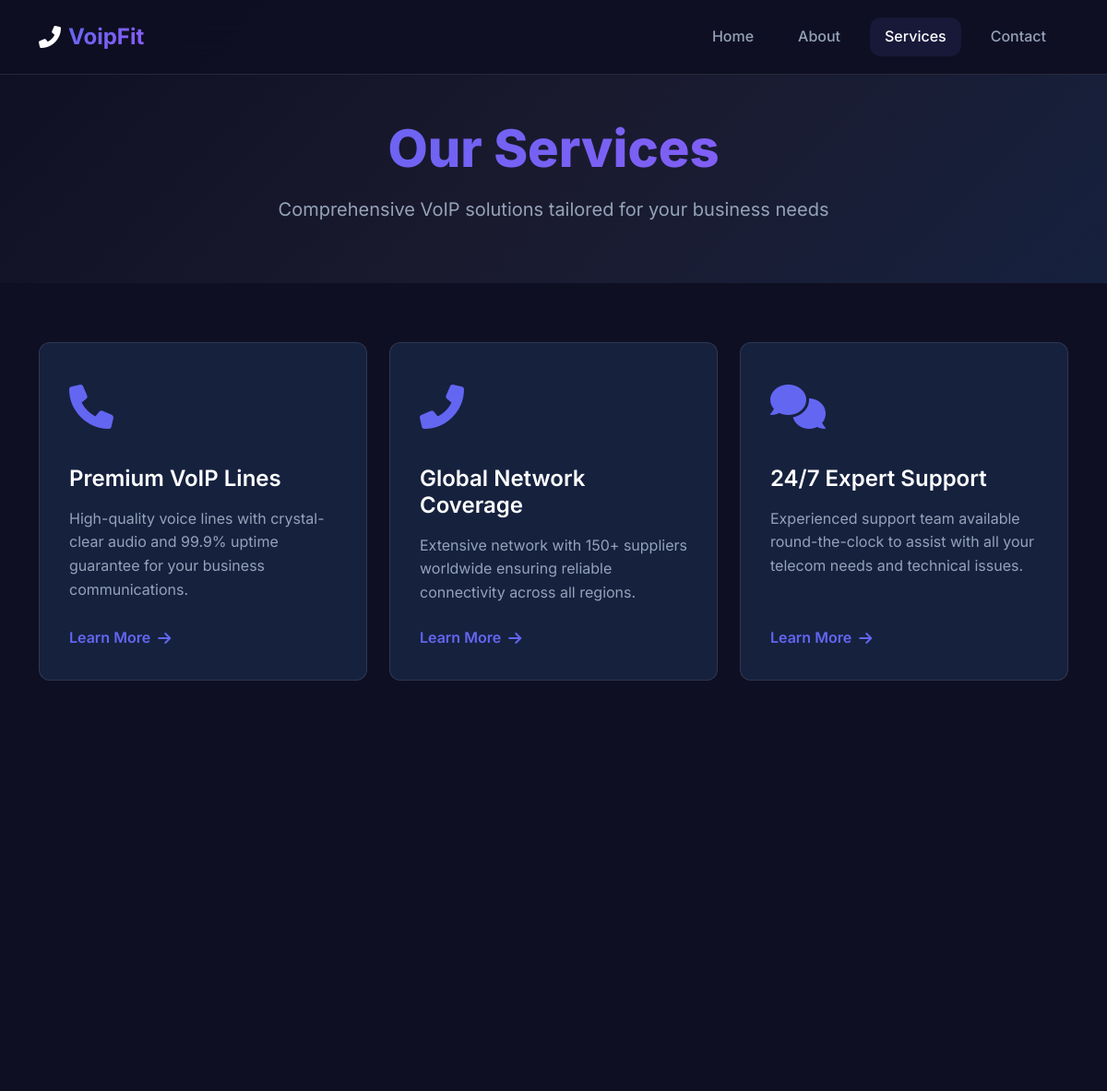
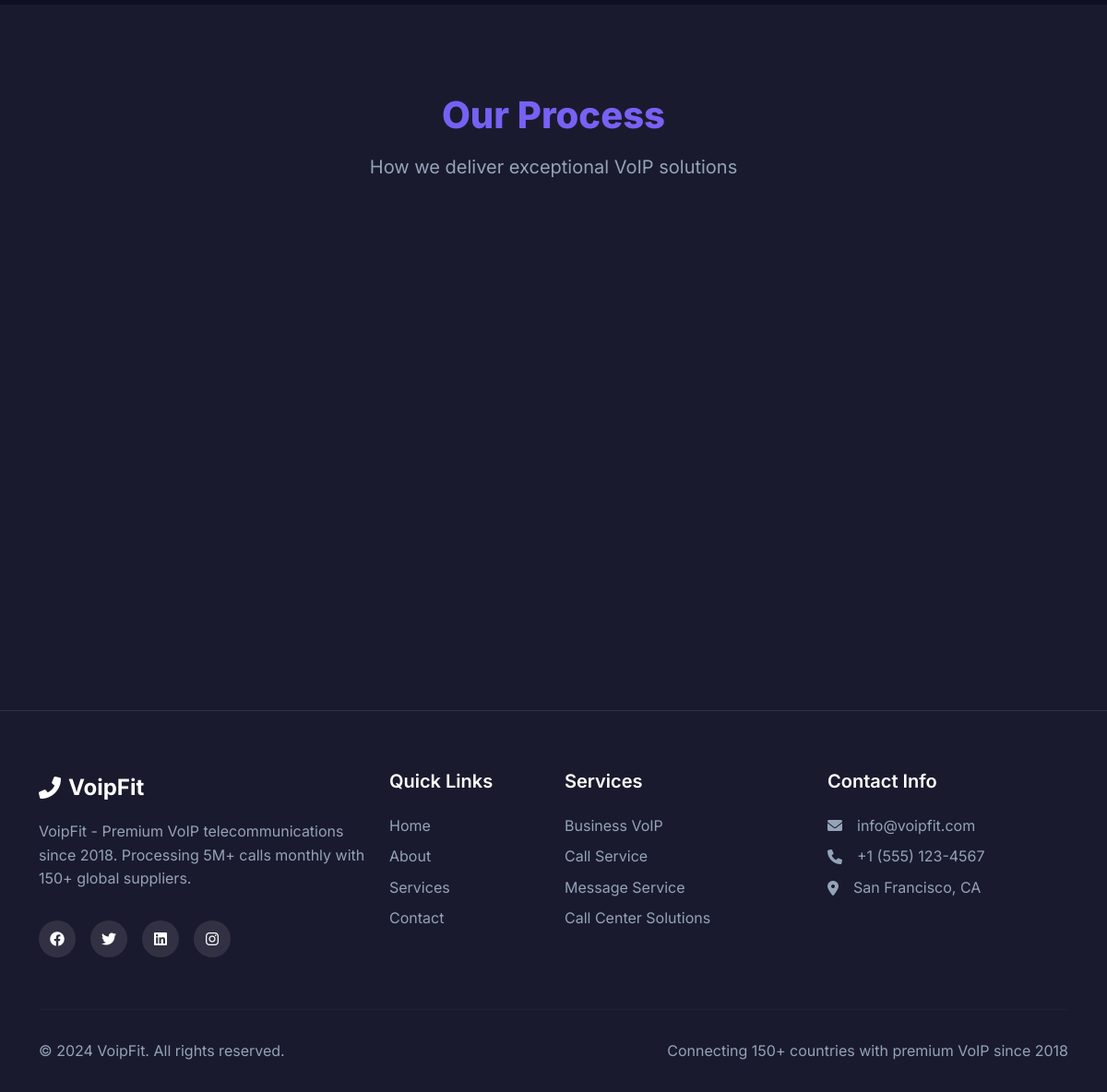
/services, run on the app's committed database (2 pictures, top to bottom).
### models.py (models this page shows)
class Content(db.Model):
    id = db.Column(db.Integer, primary_key=True)
    section = db.Column(db.String(50), nullable=False)
    key = db.Column(db.String(100), nullable=False)
    value = db.Column(db.Text, nullable=False)
    content_type = db.Column(db.String(20), default='text')  # text, html, image_url
    updated_at = db.Column(db.DateTime, default=datetime.utcnow, onupdate=datetime.utcnow)
    __table_args__ = (db.UniqueConstraint('section', 'key', name='_section_key_uc'),)

### routes.py (the view)
@main_bp.route('/services')
def services():
    content = {
        'title': get_content('services', 'title'),
        'description': get_content('services', 'description'),
        'service1_title': get_content('services', 'service1_title'),
        'service1_desc': get_content('services', 'service1_desc'),
        'service2_title': get_content('services', 'service2_title'),
        'service2_desc': get_content('services', 'service2_desc'),
        'service3_title': get_content('services', 'service3_title'),
        'service3_desc': get_content('services', 'service3_desc'),
        'service4_title': get_content('services', 'service4_title'),
        'service4_desc': get_content('services', 'service4_desc'),
        'service5_title': get_content('services', 'service5_title'),
        'service5_desc': get_content('services', 'service5_desc'),
        'service6_title': get_content('services', 'service6_title'),
        'service6_desc': get_content('services', 'service6_desc')
    }
    return render_template('services.html', content=content)

### models.py (called while the page is built)
def get_content(section, key, default=''):
    content = Content.query.filter_by(section=section, key=key).first()
    return content.value if content else default

### templates/services.html (shortened to what this page needs)
{% extends "base.html" %}
{% block content %}
<section class="page-hero">
    <div class="container">
        <div class="row">
            <div class="col-lg-8 mx-auto text-center">
                <h1 class="page-title">{{ content.title }}</h1>
                <p class="page-subtitle">{{ content.description }}</p>
            </div>
        </div>
    </div>
</section>
<section class="services-content">
    <div class="container">
        <div class="row">
            <div class="col-lg-4 col-md-6 mb-4">
                <div class="service-card">
                    <div class="service-icon">
                        <i class="fas fa-phone"></i>
                    </div>
                    <div class="service-content">
                        <h4>{{ content.service1_title }}</h4>
                        <p>{{ content.service1_desc }}</p>
                        <a href="{{ url_for('main.contact') }}" class="service-link">
                            Learn More <i class="fas fa-arrow-right"></i>
                        </a>
                    </div>
                </div>
            </div>
            <div class="col-lg-4 col-md-6 mb-4">
                <div class="service-card">
                    <div class="service-icon">
                        <i class="fas fa-phone-alt"></i>
                    </div>
                    <div class="service-content">
                        <h4>{{ content.service2_title }}</h4>
                        <p>{{ content.service2_desc }}</p>
                        <a href="{{ url_for('main.contact') }}" class="service-link">
                            Learn More <i class="fas fa-arrow-right"></i>
                        </a>
                    </div>
                </div>
            </div>
            <div class="col-lg-4 col-md-6 mb-4">
                <div class="service-card">
                    <div class="service-icon">
                        <i class="fas fa-comments"></i>
                    </div>
                    <div class="service-content">
                        <h4>{{ content.service3_title }}</h4>
                        <p>{{ content.service3_desc }}</p>
                        <a href="{{ url_for('main.contact') }}" class="service-link">
                            Learn More <i class="fas fa-arrow-right"></i>
                        </a>
                    </div>
                </div>
            </div>
            <div class="col-lg-4 col-md-6 mb-4">
            </div>
            <div class="col-lg-4 col-md-6 mb-4">
            </div>
            <div class="col-lg-4 col-md-6 mb-4">
            </div>
        </div>
    </div>
</section>
<section class="process-section">
    <div class="container">
        <div class="row">
            <div class="col-lg-12 text-center mb-5">
                <h2 class="section-title">Our Process</h2>
                <p class="section-subtitle">How we deliver exceptional VoIP solutions</p>
            </div>
        </div>
        <div class="row">
            <div class="col-lg-3 col-md-6 mb-4">
            </div>
            <div class="col-lg-3 col-md-6 mb-4">
            </div>
            <div class="col-lg-3 col-md-6 mb-4">
            </div>
            <div class="col-lg-3 col-md-6 mb-4">
            </div>
        </div>
    </div>
</section>
{% endblock %}

### templates/base.html (shortened to what this page needs)
<!DOCTYPE html>
<html lang="en">
<head>
    <link href="https://cdn.jsdelivr.net/npm/bootstrap@5.3.0/dist/css/bootstrap.min.css" rel="stylesheet">
    <link rel="stylesheet" href="https://cdnjs.cloudflare.com/ajax/libs/font-awesome/6.0.0/css/all.min.css">
    <link rel="stylesheet" href="{{ url_for('static', filename='css/style.css') }}">
</head>
<body>
    <nav class="navbar navbar-expand-lg navbar-dark fixed-top">
        <div class="container">
            <a class="navbar-brand" href="{{ url_for('main.index') }}">
                <i class="fas fa-phone-alt me-2"></i>
                <span class="brand-text">VoipFit</span>
            </a>
            <div class="collapse navbar-collapse" id="navbarNav">
                <ul class="navbar-nav ms-auto">
                    <li class="nav-item">
                        <a class="nav-link" href="{{ url_for('main.index') }}">Home</a>
                    </li>
                    <li class="nav-item">
                        <a class="nav-link" href="{{ url_for('main.about') }}">About</a>
                    </li>
                    <li class="nav-item">
                        <a class="nav-link" href="{{ url_for('main.services') }}">Services</a>
                    </li>
                    <li class="nav-item">
                        <a class="nav-link" href="{{ url_for('main.contact') }}">Contact</a>
                    </li>
                </ul>
            </div>
        </div>
    </nav>
    <main>
        {% block content %}{% endblock %}
    </main>
    <footer class="footer">
        <div class="container">
            <div class="row">
                <div class="col-lg-4 col-md-6 mb-4">
                    <div class="footer-brand">
                        <i class="fas fa-phone-alt me-2"></i>
                        VoipFit
                    </div>
                    <p class="footer-description">
                        {{ get_content('footer', 'description') }}
                    </p>
                    <div class="social-links">
                        <a href="#"><i class="fab fa-facebook"></i></a>
                        <a href="#"><i class="fab fa-twitter"></i></a>
                        <a href="#"><i class="fab fa-linkedin"></i></a>
                        <a href="#"><i class="fab fa-instagram"></i></a>
                    </div>
                </div>
                <div class="col-lg-2 col-md-6 mb-4">
                    <h5>Quick Links</h5>
                    <ul class="footer-links">
                        <li><a href="{{ url_for('main.index') }}">Home</a></li>
                        <li><a href="{{ url_for('main.about') }}">About</a></li>
                        <li><a href="{{ url_for('main.services') }}">Services</a></li>
                        <li><a href="{{ url_for('main.contact') }}">Contact</a></li>
                    </ul>
                </div>
                <div class="col-lg-3 col-md-6 mb-4">
                    <h5>Services</h5>
                    <ul class="footer-links">
                        <li><a href="#">Business VoIP</a></li>
                        <li><a href="#">Call Service</a></li>
                        <li><a href="#">Message Service</a></li>
                        <li><a href="#">Call Center Solutions</a></li>
                    </ul>
                </div>
                <div class="col-lg-3 col-md-6 mb-4">
                    <h5>Contact Info</h5>
                    <div class="contact-info">
                        <p><i class="fas fa-envelope me-2"></i> {{ get_content('footer', 'footer_email') }}</p>
                        <p><i class="fas fa-phone me-2"></i> {{ get_content('footer', 'footer_phone') }}</p>
                        <p><i class="fas fa-map-marker-alt me-2"></i> {{ get_content('footer', 'footer_location') }}</p>
                    </div>
                </div>
            </div>
            <hr class="footer-divider">
            <div class="row">
                <div class="col-md-6">
                    <p class="copyright">{{ get_content('footer', 'copyright') }}</p>
                </div>
                <div class="col-md-6 text-md-end">
                    <p class="powered-by">{{ get_content('footer', 'powered_by') }}</p>
                </div>
            </div>
        </div>
    </footer>
</body>
</html>

### data on the page
Content: title "Our Services"
Content: description "Comprehensive VoIP solutions tailored for your business needs"
Content: service1_title "Premium VoIP Lines"
Content: service1_desc "High-quality voice lines with crystal-clear audio and 99.9% uptime guarantee for your business communications."
Content: service2_title "Global Network Coverage"
Content: service2_desc "Extensive network with 150+ suppliers worldwide ensuring reliable connectivity across all regions."
Content: service3_title "24/7 Expert Support"
Content: service3_desc "Experienced support team available round-the-clock to assist with all your telecom needs and technical issues."
Content: value "VoipFit - Premium VoIP telecommunications since 2018. Processing 5M+ calls monthly with 150+ global suppliers."
Content: value "info@voipfit.com"
Content: value "+1 (555) 123-4567"
Content: value "San Francisco, CA"
Content: value "© 2024 VoipFit. All rights reserved."
Content: value "Connecting 150+ countries with premium VoIP since 2018"
